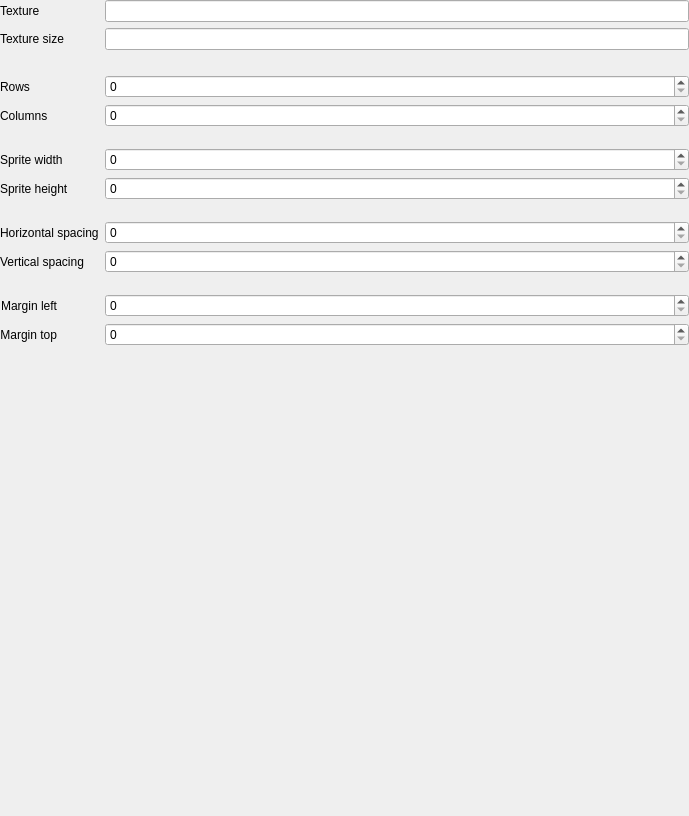
<?xml version="1.0" encoding="UTF-8"?>
<ui version="4.0">
 <class>GridPropertyEditorWidget</class>
 <widget class="QWidget" name="GridPropertyEditorWidget">
  <property name="geometry">
   <rect>
    <x>0</x>
    <y>0</y>
    <width>689</width>
    <height>816</height>
   </rect>
  </property>
  <property name="windowTitle">
   <string>Form</string>
  </property>
  <layout class="QFormLayout" name="formLayout">
   <property name="leftMargin">
    <number>0</number>
   </property>
   <property name="topMargin">
    <number>0</number>
   </property>
   <property name="rightMargin">
    <number>0</number>
   </property>
   <property name="bottomMargin">
    <number>0</number>
   </property>
   <item row="0" column="0">
    <widget class="QLabel" name="m_label_texture_file">
     <property name="text">
      <string>Texture</string>
     </property>
    </widget>
   </item>
   <item row="0" column="1">
    <widget class="QLineEdit" name="m_edit_texture_file">
     <property name="readOnly">
      <bool>true</bool>
     </property>
    </widget>
   </item>
   <item row="1" column="0">
    <widget class="QLabel" name="m_label_texture_size">
     <property name="text">
      <string>Texture size</string>
     </property>
    </widget>
   </item>
   <item row="1" column="1">
    <widget class="QLineEdit" name="m_edit_texture_size">
     <property name="readOnly">
      <bool>true</bool>
     </property>
    </widget>
   </item>
   <item row="2" column="1">
    <spacer name="m_spacer_5">
     <property name="orientation">
      <enum>Qt::Orientation::Vertical</enum>
     </property>
     <property name="sizeType">
      <enum>QSizePolicy::Policy::Fixed</enum>
     </property>
     <property name="sizeHint" stdset="0">
      <size>
       <width>548</width>
       <height>13</height>
      </size>
     </property>
    </spacer>
   </item>
   <item row="3" column="0">
    <widget class="QLabel" name="m_label_rows">
     <property name="text">
      <string>Rows</string>
     </property>
    </widget>
   </item>
   <item row="3" column="1">
    <widget class="QSpinBox" name="m_spin_rows">
     <property name="sizePolicy">
      <sizepolicy hsizetype="Expanding" vsizetype="Fixed">
       <horstretch>0</horstretch>
       <verstretch>0</verstretch>
      </sizepolicy>
     </property>
     <property name="maximum">
      <number>10000</number>
     </property>
    </widget>
   </item>
   <item row="4" column="0">
    <widget class="QLabel" name="m_label_columns">
     <property name="text">
      <string>Columns</string>
     </property>
    </widget>
   </item>
   <item row="4" column="1">
    <widget class="QSpinBox" name="m_spin_columns">
     <property name="sizePolicy">
      <sizepolicy hsizetype="Expanding" vsizetype="Fixed">
       <horstretch>0</horstretch>
       <verstretch>0</verstretch>
      </sizepolicy>
     </property>
     <property name="maximum">
      <number>10000</number>
     </property>
    </widget>
   </item>
   <item row="5" column="1">
    <spacer name="m_spacer_2">
     <property name="orientation">
      <enum>Qt::Orientation::Vertical</enum>
     </property>
     <property name="sizeType">
      <enum>QSizePolicy::Policy::Fixed</enum>
     </property>
     <property name="sizeHint" stdset="0">
      <size>
       <width>20</width>
       <height>9</height>
      </size>
     </property>
    </spacer>
   </item>
   <item row="6" column="0">
    <widget class="QLabel" name="m_label_sprite_width">
     <property name="text">
      <string>Sprite width</string>
     </property>
    </widget>
   </item>
   <item row="6" column="1">
    <widget class="QSpinBox" name="m_spin_sprite_width">
     <property name="sizePolicy">
      <sizepolicy hsizetype="Expanding" vsizetype="Fixed">
       <horstretch>0</horstretch>
       <verstretch>0</verstretch>
      </sizepolicy>
     </property>
     <property name="maximum">
      <number>10000</number>
     </property>
    </widget>
   </item>
   <item row="7" column="0">
    <widget class="QLabel" name="m_label_sprite_height">
     <property name="text">
      <string>Sprite height</string>
     </property>
    </widget>
   </item>
   <item row="7" column="1">
    <widget class="QSpinBox" name="m_spin_sprite_height">
     <property name="sizePolicy">
      <sizepolicy hsizetype="Expanding" vsizetype="Fixed">
       <horstretch>0</horstretch>
       <verstretch>0</verstretch>
      </sizepolicy>
     </property>
     <property name="maximum">
      <number>10000</number>
     </property>
    </widget>
   </item>
   <item row="8" column="1">
    <spacer name="m_spacer_3">
     <property name="orientation">
      <enum>Qt::Orientation::Vertical</enum>
     </property>
     <property name="sizeType">
      <enum>QSizePolicy::Policy::Fixed</enum>
     </property>
     <property name="sizeHint" stdset="0">
      <size>
       <width>20</width>
       <height>9</height>
      </size>
     </property>
    </spacer>
   </item>
   <item row="9" column="0">
    <widget class="QLabel" name="m_label_hspacing">
     <property name="text">
      <string>Horizontal spacing</string>
     </property>
    </widget>
   </item>
   <item row="9" column="1">
    <widget class="QSpinBox" name="m_spin_hspacing">
     <property name="sizePolicy">
      <sizepolicy hsizetype="Expanding" vsizetype="Fixed">
       <horstretch>0</horstretch>
       <verstretch>0</verstretch>
      </sizepolicy>
     </property>
     <property name="maximum">
      <number>10000</number>
     </property>
    </widget>
   </item>
   <item row="10" column="0">
    <widget class="QLabel" name="m_label_vspacing">
     <property name="text">
      <string>Vertical spacing</string>
     </property>
    </widget>
   </item>
   <item row="10" column="1">
    <widget class="QSpinBox" name="m_spin_vspacing">
     <property name="sizePolicy">
      <sizepolicy hsizetype="Expanding" vsizetype="Fixed">
       <horstretch>0</horstretch>
       <verstretch>0</verstretch>
      </sizepolicy>
     </property>
     <property name="maximum">
      <number>10000</number>
     </property>
    </widget>
   </item>
   <item row="11" column="1">
    <spacer name="m_spacer_4">
     <property name="orientation">
      <enum>Qt::Orientation::Vertical</enum>
     </property>
     <property name="sizeType">
      <enum>QSizePolicy::Policy::Fixed</enum>
     </property>
     <property name="sizeHint" stdset="0">
      <size>
       <width>20</width>
       <height>9</height>
      </size>
     </property>
    </spacer>
   </item>
   <item row="12" column="0">
    <widget class="QLabel" name="m_label_margin_left">
     <property name="text">
      <string>Margin left</string>
     </property>
     <property name="alignment">
      <set>Qt::AlignmentFlag::AlignRight|Qt::AlignmentFlag::AlignTrailing|Qt::AlignmentFlag::AlignVCenter</set>
     </property>
    </widget>
   </item>
   <item row="12" column="1">
    <widget class="QSpinBox" name="m_spin_margin_left">
     <property name="sizePolicy">
      <sizepolicy hsizetype="Expanding" vsizetype="Fixed">
       <horstretch>0</horstretch>
       <verstretch>0</verstretch>
      </sizepolicy>
     </property>
     <property name="minimumSize">
      <size>
       <width>48</width>
       <height>0</height>
      </size>
     </property>
     <property name="maximum">
      <number>10000</number>
     </property>
    </widget>
   </item>
   <item row="13" column="0">
    <widget class="QLabel" name="m_label_margin_top">
     <property name="text">
      <string>Margin top</string>
     </property>
     <property name="alignment">
      <set>Qt::AlignmentFlag::AlignRight|Qt::AlignmentFlag::AlignTrailing|Qt::AlignmentFlag::AlignVCenter</set>
     </property>
    </widget>
   </item>
   <item row="13" column="1">
    <widget class="QSpinBox" name="m_spin_margin_top">
     <property name="sizePolicy">
      <sizepolicy hsizetype="Expanding" vsizetype="Fixed">
       <horstretch>0</horstretch>
       <verstretch>0</verstretch>
      </sizepolicy>
     </property>
     <property name="minimumSize">
      <size>
       <width>48</width>
       <height>0</height>
      </size>
     </property>
     <property name="maximum">
      <number>10000</number>
     </property>
    </widget>
   </item>
   <item row="14" column="0" colspan="2">
    <spacer name="m_spacer">
     <property name="orientation">
      <enum>Qt::Orientation::Vertical</enum>
     </property>
     <property name="sizeHint" stdset="0">
      <size>
       <width>20</width>
       <height>40</height>
      </size>
     </property>
    </spacer>
   </item>
  </layout>
 </widget>
 <tabstops>
  <tabstop>m_edit_texture_file</tabstop>
  <tabstop>m_edit_texture_size</tabstop>
  <tabstop>m_spin_rows</tabstop>
  <tabstop>m_spin_columns</tabstop>
  <tabstop>m_spin_sprite_width</tabstop>
  <tabstop>m_spin_sprite_height</tabstop>
  <tabstop>m_spin_hspacing</tabstop>
  <tabstop>m_spin_vspacing</tabstop>
  <tabstop>m_spin_margin_left</tabstop>
  <tabstop>m_spin_margin_top</tabstop>
 </tabstops>
 <resources/>
 <connections/>
</ui>
